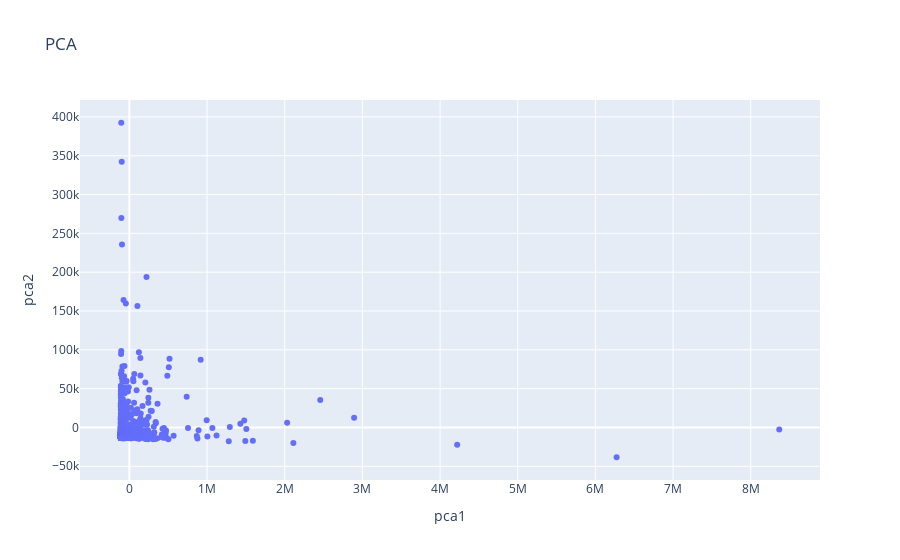
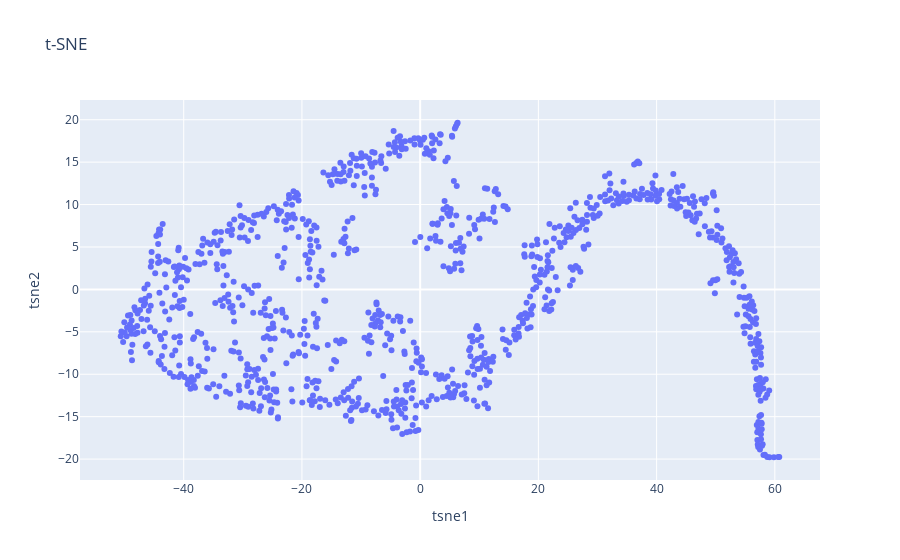

Write notebook code for charts like these, in order.
### Code cell
pca = PCA(n_components=2)
pca_result = pca.fit_transform(df)
pca_df = pd.DataFrame(pca_result, columns=["pca1", "pca2"])

tsne = TSNE(n_components=2)
tsne_result = tsne.fit_transform(df)
tsne_df = pd.DataFrame(tsne_result, columns=["tsne1", "tsne2"])

pca_fig = px.scatter(pca_df, x='pca1', y='pca2', title='PCA', hover_data=[df.index])
pca_fig.update_traces(customdata=df, hovertemplate="<b>%{customdata}:</b><br>%{text}")
tsne_fig = px.scatter(tsne_df, x='tsne1', y='tsne2', title='t-SNE')

pca_fig.show()
tsne_fig.show()

### Figure 1 — Plotly figure (JSON) as saved in the notebook; plotly's stock layout.template omitted (floating-point values rounded to 4 significant figures; data arrays with more than 128 entries replaced by an {"elided": "..."} marker saying what was removed)
{"data": [{"customdata": {"elided": "1000x7 int values"}, "hovertemplate": "<b>%{customdata}:</b><br>%{text}", "legendgroup": "", "marker": {"color": "#636efa", "symbol": "circle"}, "mode": "markers", "name": "", "orientation": "v", "showlegend": false, "type": "scatter", "x": {"elided": "1000 float values"}, "xaxis": "x", "y": {"elided": "1000 float values"}, "yaxis": "y"}], "layout": {"legend": {"tracegroupgap": 0}, "title": {"text": "PCA"}, "xaxis": {"anchor": "y", "domain": [0, 1], "title": {"text": "pca1"}}, "yaxis": {"anchor": "x", "domain": [0, 1], "title": {"text": "pca2"}}}}

### Figure 2 — Plotly figure (JSON) as saved in the notebook; plotly's stock layout.template omitted (floating-point values rounded to 4 significant figures; data arrays with more than 128 entries replaced by an {"elided": "..."} marker saying what was removed)
{"data": [{"hovertemplate": "tsne1=%{x}<br>tsne2=%{y}<extra></extra>", "legendgroup": "", "marker": {"color": "#636efa", "symbol": "circle"}, "mode": "markers", "name": "", "orientation": "v", "showlegend": false, "type": "scatter", "x": {"elided": "1000 float values"}, "xaxis": "x", "y": {"elided": "1000 float values"}, "yaxis": "y"}], "layout": {"legend": {"tracegroupgap": 0}, "title": {"text": "t-SNE"}, "xaxis": {"anchor": "y", "domain": [0, 1], "title": {"text": "tsne1"}}, "yaxis": {"anchor": "x", "domain": [0, 1], "title": {"text": "tsne2"}}}}
